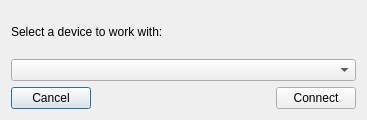
<?xml version="1.0" encoding="UTF-8"?>
<ui version="4.0">
 <class>Dialog</class>
 <widget class="QDialog" name="Dialog">
  <property name="geometry">
   <rect>
    <x>0</x>
    <y>0</y>
    <width>367</width>
    <height>120</height>
   </rect>
  </property>
  <property name="windowTitle">
   <string>Select a device to wotk with:</string>
  </property>
  <layout class="QGridLayout" name="gridLayout">
   <item row="0" column="0" colspan="2">
    <widget class="QLabel" name="label">
     <property name="text">
      <string>Select a device to work with:</string>
     </property>
    </widget>
   </item>
   <item row="1" column="0" colspan="3">
    <widget class="QComboBox" name="deviceBox"/>
   </item>
   <item row="2" column="0">
    <widget class="QPushButton" name="cancelButton">
     <property name="text">
      <string>Cancel</string>
     </property>
    </widget>
   </item>
   <item row="2" column="1">
    <spacer name="horizontalSpacer">
     <property name="orientation">
      <enum>Qt::Horizontal</enum>
     </property>
     <property name="sizeHint" stdset="0">
      <size>
       <width>174</width>
       <height>20</height>
      </size>
     </property>
    </spacer>
   </item>
   <item row="2" column="2">
    <widget class="QPushButton" name="connectButton">
     <property name="text">
      <string>Connect</string>
     </property>
    </widget>
   </item>
  </layout>
 </widget>
 <resources/>
 <connections>
  <connection>
   <sender>connectButton</sender>
   <signal>clicked()</signal>
   <receiver>Dialog</receiver>
   <slot>accept()</slot>
   <hints>
    <hint type="sourcelabel">
     <x>317</x>
     <y>95</y>
    </hint>
    <hint type="destinationlabel">
     <x>183</x>
     <y>59</y>
    </hint>
   </hints>
  </connection>
  <connection>
   <sender>cancelButton</sender>
   <signal>clicked()</signal>
   <receiver>Dialog</receiver>
   <slot>reject()</slot>
   <hints>
    <hint type="sourcelabel">
     <x>48</x>
     <y>95</y>
    </hint>
    <hint type="destinationlabel">
     <x>183</x>
     <y>59</y>
    </hint>
   </hints>
  </connection>
 </connections>
</ui>
